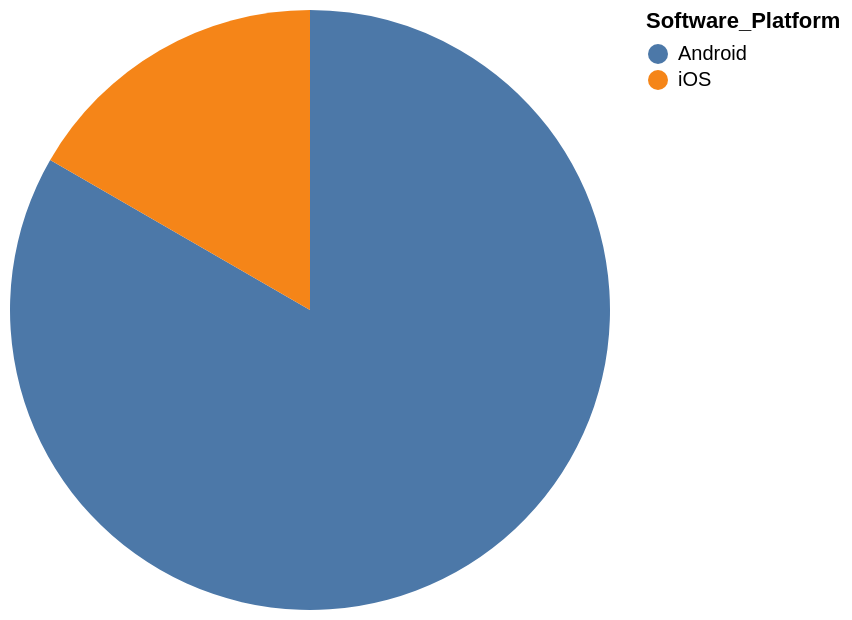

Describe this chart as a Vega-Lite specification.
### Vega-Lite specification from a JSON file in a GitHub repository (floating-point values rounded to 4 significant figures)
{"data": {"values": [{"x_data": "Android", "y_data": 5}, {"x_data": "iOS", "y_data": 1}]}, "mark": "arc", "encoding": {"theta": {"field": "y_data", "type": "quantitative", "title": "COUNT(*)"}, "color": {"field": "x_data", "type": "nominal", "title": "Software_Platform"}}}
